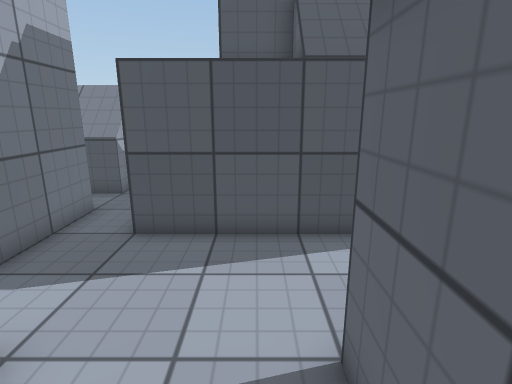
View 1 (above)

19 first-person views from a walk through a 3-D level made in the Unity game engine. The camera is 1.4 m above the floor, tilts 14° down and sees 80° across. The floor is counted in squares, 0.5 m on a side. Each view is taken from the middle of a square. On the plan, view 1 faces up. The plan holds only what a view shows up to about 20 squares ahead; the rest is blank. Surface patterns are stand-ins for the level's own textures.

View 2
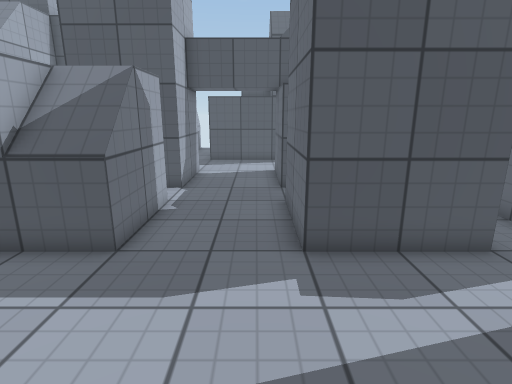

View 3
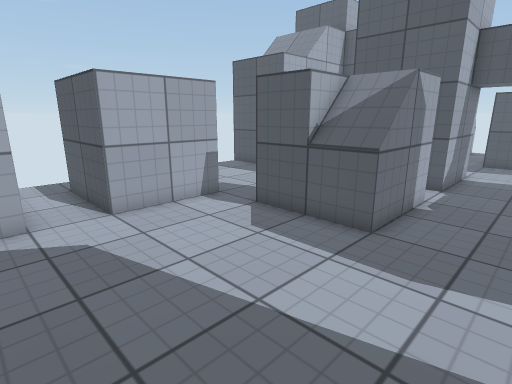

View 4
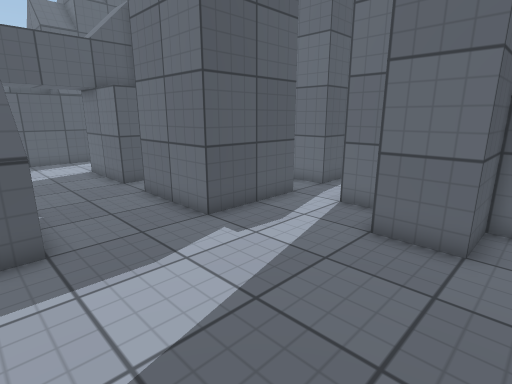

View 5
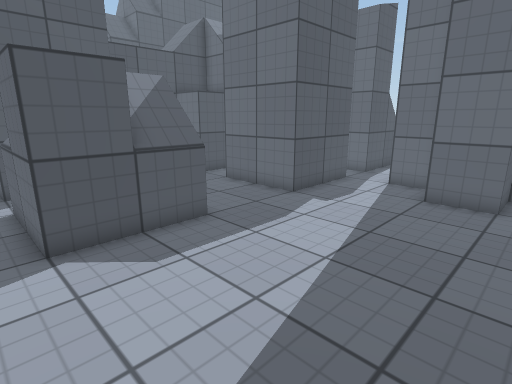

View 6
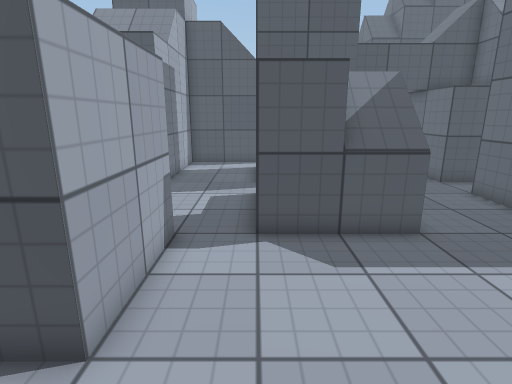

View 7
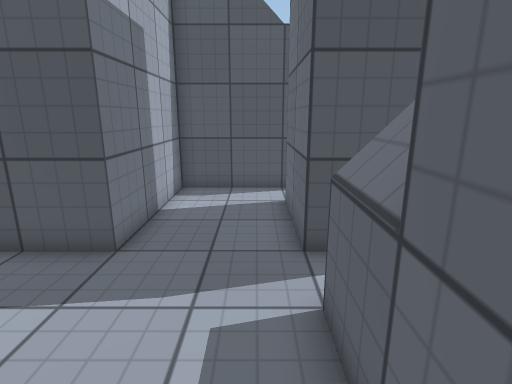

View 8
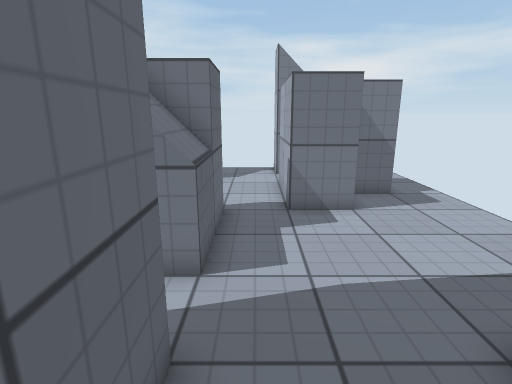

View 9
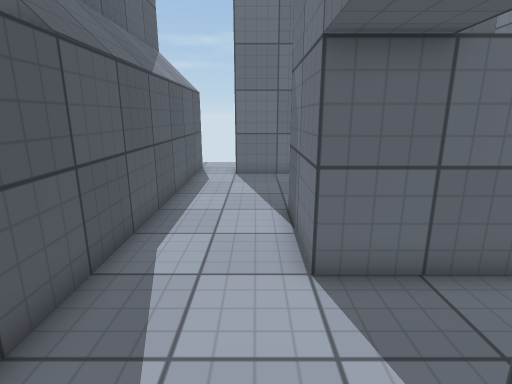

View 10
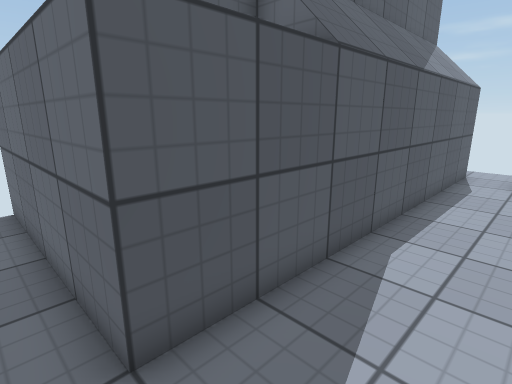

View 11
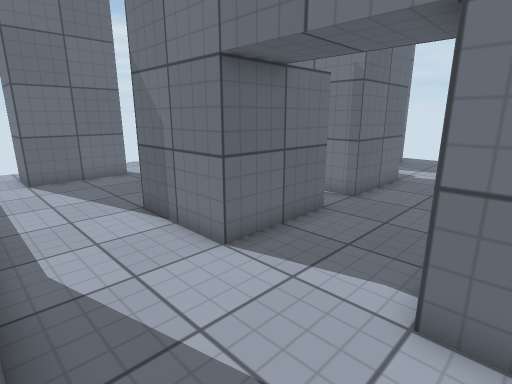

View 12
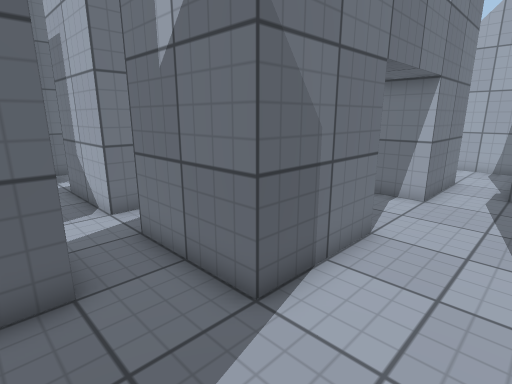

View 13
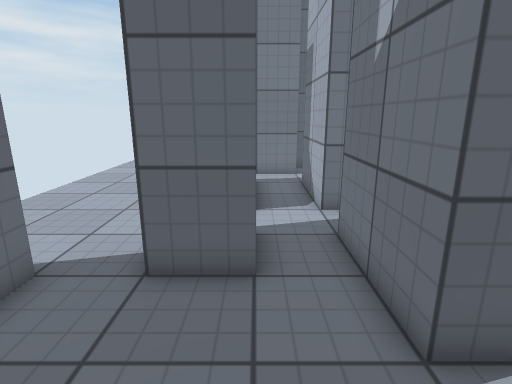

View 14
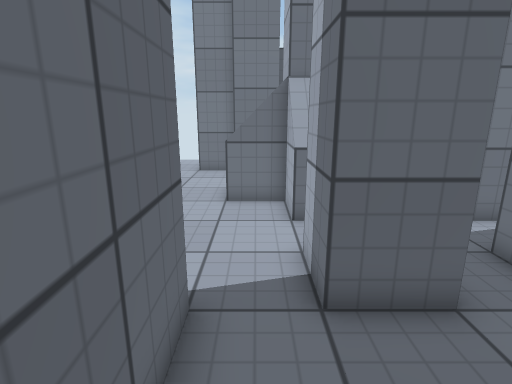

View 15
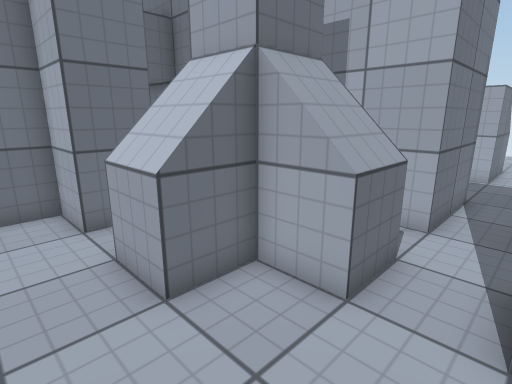

View 16
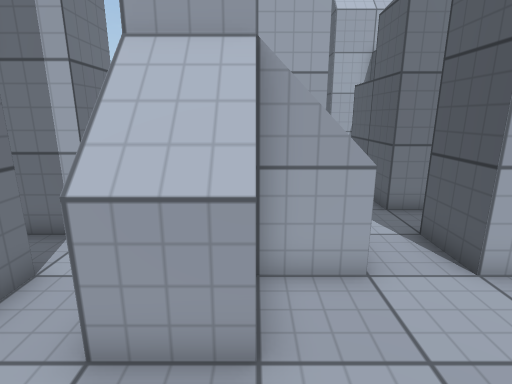

View 17
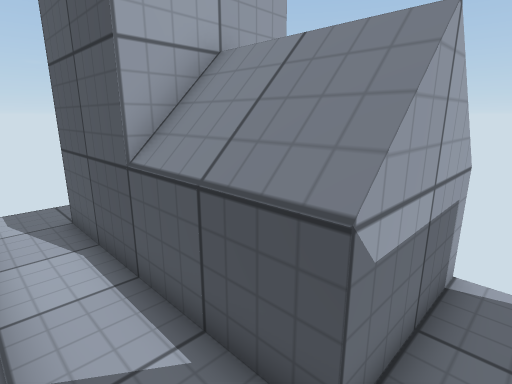

View 18
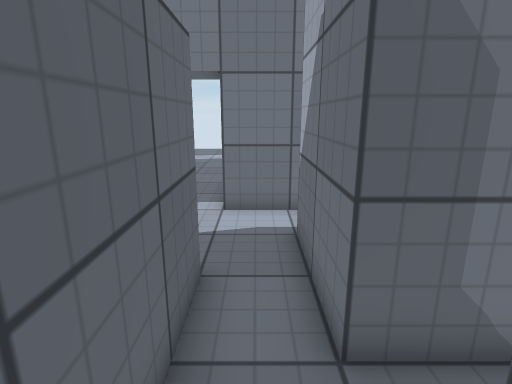

View 19
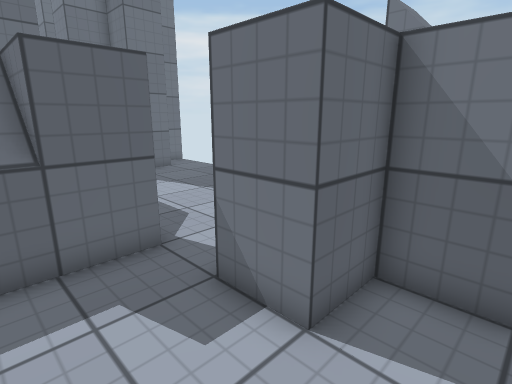

### Floor plan
Key: @ floor where view 1 was taken; # wall or solid block; . floor; ^ raised ledge.
Columns run from 15 left of view 1 to 14 right of it. Each row starts with its distance up from view 1.
 15           ^ #
 14           ^.#
 13        ^^^^.#
 12       #^^^^.#
 11  .#####^^^^.#
 10  ...........#
  9         ###.#
  8           #.#
  7           #.#################.
  6           #...................
  5     #######...............###.
  4     #.....................#
  3     #...#####...#####.....#
  2     #...#   #...#   #.....#
  1     #...#   #...#   #.###.#
  0     #...#   #..@#   #.###....
 -1 #####...#####...#####.###.....
 -2  ........  ...................
 -3  .......^^###...#####.^^^.....
 -4  .......^^  #...#   #.^^^.....
 -5  .......##  #...#   #.###^^...
 -6  .......###^^...#   #.# #^^...
 -7  ...###.###^^...#####.###^^...
 -8  ...###.......................
 -9  .#####.............###.###...
-10  .### #.............###.  #...
-11  .#####...........### #   ###.
-12  .................##  #
-13       #...........### #
-14       #.............#
-15       #             #

Where each view was taken, in squares from view 1:
view 1: 0 up, 0 right, facing up
view 2: 13 down, 0 right, facing up
view 3: 14 down, 0 right, facing up-left
view 4: 14 down, 4 left, facing up-right
view 5: 14 down, 8 left, facing up-right
view 6: 14 down, 7 left, facing up
view 7: 7 down, 8 left, facing up
view 8: 2 up, 8 left, facing down
view 9: 4 up, 4 left, facing right
view 10: 4 up, 4 left, facing up-right
view 11: 7 up, 4 left, facing down-right
view 12: 6 up, 8 right, facing down-left
view 13: 6 up, 7 right, facing down
view 14: 5 up, 10 right, facing down
view 15: 1 down, 13 right, facing down-left
view 16: 5 down, 14 right, facing left
view 17: 9 up, 4 left, facing up-left
view 18: 12 up, 4 left, facing down
view 19: 4 down, 13 left, facing down-right
